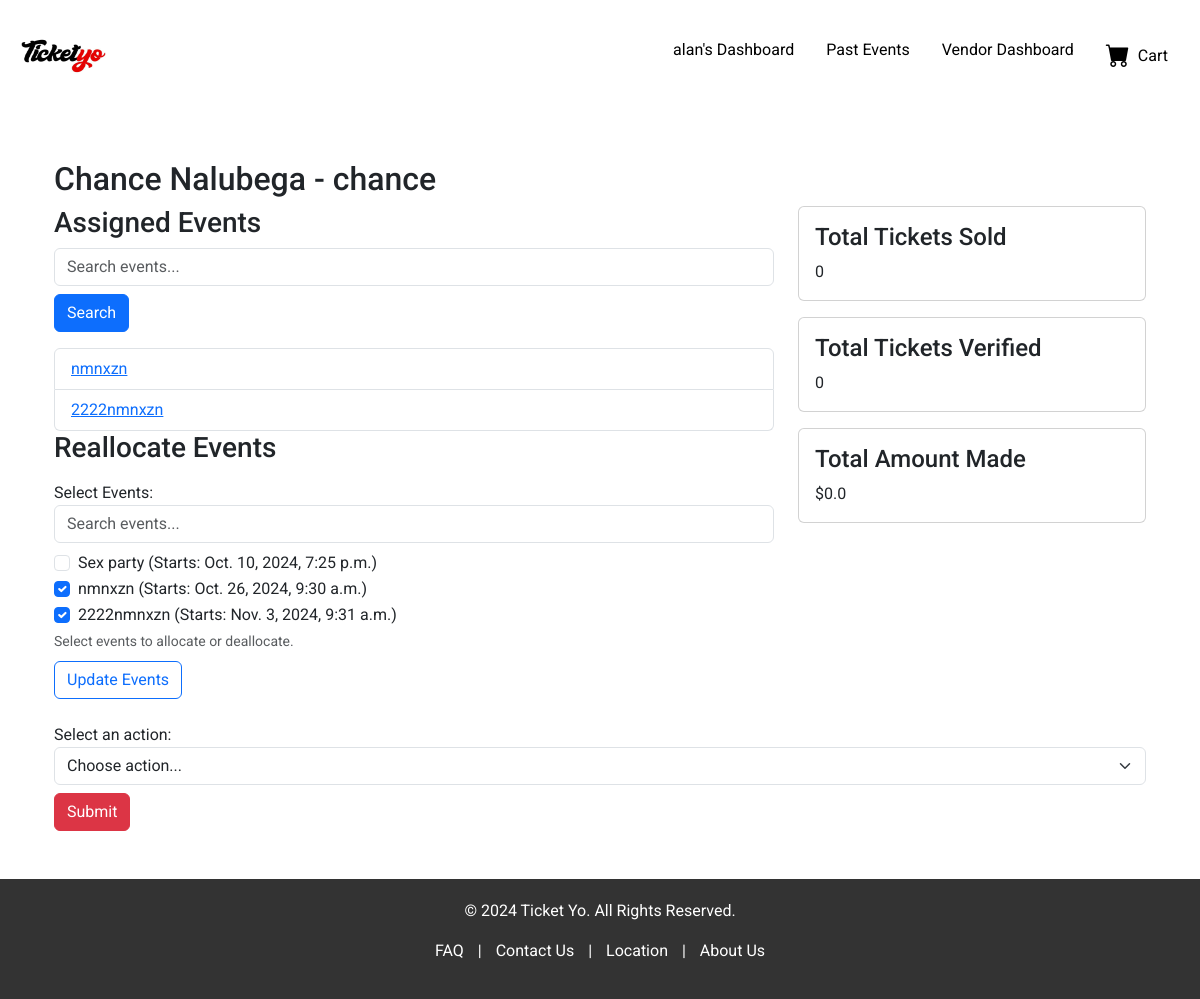
/pos/agent_detail/4/ (signed in), run on the app's committed database.
### vendors/models.py (models this page shows, shortened)
class Vendor(AbstractBaseUser, PermissionsMixin):
    username = models.CharField(max_length=30, unique=True)
    email = models.EmailField(unique=True)
    first_name = models.CharField(max_length=30)
    last_name = models.CharField(max_length=30)
    storename = models.CharField(max_length=50)
    store_phone = models.CharField(max_length=15)
    verification_code = models.CharField(max_length=6, null=True, blank=True)
    verification_code_created_at = models.DateTimeField(null=True, blank=True)
    is_active = models.BooleanField(default=True)
    is_admin = models.BooleanField(default=False)
    is_superuser = models.BooleanField(default=False)
    is_staff = models.BooleanField(default=False)
    is_vendor = models.BooleanField(default=True)
    objects = VendorManager()
    USERNAME_FIELD = 'username'
    REQUIRED_FIELDS = ['email', 'first_name', 'last_name', 'storename', 'store_phone']

### pos/models.py (models this page shows, shortened)
class POSAgent(AbstractBaseUser):
    username = models.CharField(max_length=255, unique=True)
    first_name = models.CharField(max_length=100)
    last_name = models.CharField(max_length=100)
    email = models.EmailField(unique=True)
    vendor = models.ForeignKey(Vendor, on_delete=models.CASCADE, related_name='pos_agents')
    assigned_events = models.ManyToManyField(Event, related_name='assigned_agents')
    is_active = models.BooleanField(default=True)
    is_posagent = models.BooleanField(default=True)
    objects = POSAgentManager()
    USERNAME_FIELD = 'username'
    REQUIRED_FIELDS = ['username', 'first_name', 'last_name']

### events/models.py (models this page shows, shortened)
class Event(models.Model):
    STATUS_CHOICES = [
        ('pending', 'Pending'),
        ('approved', 'Approved'),
        ('rejected', 'Rejected'),
    ]
    vendor = models.ForeignKey(Vendor, on_delete=models.CASCADE, related_name='events')
    poster = models.ImageField(upload_to='event_posters/')
    title = models.CharField(max_length=200)
    description = models.TextField()
    category = models.CharField(max_length=100)
    start_date = models.DateTimeField()
    end_date = models.DateTimeField(null=True, blank=True)
    venue_name = models.CharField(max_length=100)
    regular_price = models.DecimalField(max_digits=10, decimal_places=2)
    sale_price = models.DecimalField(max_digits=10, decimal_places=2, null=True, blank=True)
    tickets_available = models.PositiveIntegerField(null=True, blank=True)
    tickets_sold = models.PositiveIntegerField(default=0)
    status = models.CharField(max_length=10, choices=STATUS_CHOICES, default='pending')
    adminaction = models.ForeignKey(settings.AUTH_USER_MODEL, on_delete=models.SET_NULL, null=True, blank=True, editable=False)  # Stores the admin who approved/rejected

### pos/views.py (the view, shortened to what this page needs)
# urls.py: path('agent_detail/<int:agent_id>/', agent_detail, name='agent_detail'),
@login_required
def agent_detail(request, agent_id):
    agent = POSAgent.objects.get(id=agent_id)
    total_tickets_sold = 0  # Replace with actual logic to calculate total tickets sold
    total_tickets_verified = 0  # Replace with actual logic
    total_amount_made = 0.00  # Replace with actual logic
    search_query = request.GET.get('search_events', '')
    assigned_events = agent.assigned_events.all()
    if search_query:
        assigned_events = assigned_events.filter(title__icontains=search_query)
    vendor = agent.vendor
    all_events = vendor.events.filter(
        (Q(start_date__gte=timezone.now()) | Q(end_date__gte=timezone.now())),
        status='approved'
    )
    context = {
        'agent': agent,
        'assigned_events': assigned_events,
        'search_query': search_query,
        'total_tickets_sold': total_tickets_sold,
        'total_tickets_verified': total_tickets_verified,
        'total_amount_made': total_amount_made,
        'all_events': all_events,  # Include all events for selection
    }
    return render(request, 'pos/agent_detail.html', context)

### templates/pos/agent_detail.html (shortened to what this page needs)
{% extends 'frontend/base.html' %}
{% block content %}
<div class="container mt-5">
    <h2>{{ agent.first_name }} {{ agent.last_name }} - {{ agent.username }}</h2>
    <div class="row">
        <div class="col-md-8">
            <h3>Assigned Events</h3>
            <form method="GET" class="mb-3">
                <input type="text" name="search_events" class="form-control" placeholder="Search events..." value="{{ search_query }}">
                <button type="submit" class="btn btn-primary mt-2">Search</button>
            </form>
            <ul class="list-group">
                {% for event in assigned_events %}
                <li class="list-group-item">
                    <a href="{% url 'pos_event_detail' event.id %}">{{ event.title }}</a>
                </li>
                {% empty %}
                <li class="list-group-item">No events assigned</li>
                {% endfor %}
            </ul>
            <h3>Reallocate Events</h3>
            <form method="POST" class="mt-3">
                <div class="form-group">
                    <label for="events">Select Events:</label>
                    <input type="text" id="eventSearch" class="form-control mb-2" placeholder="Search events..." onkeyup="filterEvents()">
                    <div id="events">
                        {% for event in all_events %}
                        <div class="form-check">
                            <input class="form-check-input" type="checkbox" name="events" id="event{{ event.id }}" value="{{ event.id }}"
                            {% if event in assigned_events %} checked {% endif %}>
                            <label class="form-check-label" for="event{{ event.id }}">
                                {{ event.title }} (Starts: {{ event.start_date }})
                            </label>
                        </div>
                        {% endfor %}
                    </div>
                    <small class="form-text text-muted">Select events to allocate or deallocate.</small>
                </div>
                <button type="submit" class="btn btn-outline-primary mt-2">Update Events</button>
            </form>
        </div>
        <div class="col-md-4">
            <div class="card mb-3">
                <div class="card-body">
                    <h4>Total Tickets Sold</h4>
                    <p class="card-text">{{ total_tickets_sold }}</p>
                </div>
            </div>
            <div class="card mb-3">
                <div class="card-body">
                    <h4>Total Tickets Verified</h4>
                    <p class="card-text">{{ total_tickets_verified }}</p>
                </div>
            </div>
            <div class="card mb-3">
                <div class="card-body">
                    <h4>Total Amount Made</h4>
                    <p class="card-text">${{ total_amount_made }}</p>
                </div>
            </div>
        </div>
    </div>
    <div class="mt-4">
        <label for="actionSelect">Select an action:</label>
        <form method="POST" action="{% url 'agent_action' agent.id %}">
            <select name="action" id="actionSelect" class="form-select" aria-label="Default select example">
                <option selected>Choose action...</option>
            </select>
            <button type="submit" class="btn btn-danger mt-2">Submit</button>
        </form>
    </div>
</div>
{% endblock %}

### templates/frontend/base.html (shortened to what this page needs)
{% load static %}
<!DOCTYPE html>
<html lang="en">
<head>
    <link href="https://cdn.jsdelivr.net/npm/bootstrap@5.3.0/dist/css/bootstrap.min.css" rel="stylesheet">
    <link rel="stylesheet" href="{% static 'frontend/styles.css' %}">
    <link href="https://cdn.jsdelivr.net/npm/bootstrap-icons@1.10.5/font/bootstrap-icons.css" rel="stylesheet">
</head>
<body>
<header id="main-header" class="header p-3 d-flex justify-content-between align-items-center">
    <div class="d-flex align-items-center">
        <div class="logo">
            <img src="{% static 'frontend/logo.jpg' %}" alt="Logo" style="height: 80px; width: 100px;">
        </div>
    </div>
    <nav>
        <ul class="nav">
            {% if user.is_authenticated %}
                <li class="nav-item">
                    <a href="{% url 'all_events' %}" class="nav-link text-black">{{ user.username }}'s Dashboard</a>
                </li>
            {% else %}
                <li class="nav-item">
                    <a href="{% url 'all_events' %}" class="nav-link text-black">Dashboard</a>
                </li>
            {% endif %}
            <li class="nav-item">
                <a href="{% url 'past_events' %}" class="nav-link text-black">Past Events</a>
            </li>
            {% if user.is_authenticated and user.is_vendor %}
                <li class="nav-item">
                    <a href="{% url 'dashboard' %}" class="nav-link text-black">Vendor Dashboard</a>
                </li>
            {% endif %}
            <li class="nav-item">
                <a href="{% url 'view_cart' %}" class="nav-link text-black d-flex align-items-center">
                    <i class="bi bi-cart-fill fs-4 me-2" style="color: black;"></i> Cart
                </a>
            </li>
        </ul>
    </nav>
</header>
    <div class="container main-content">
        {% block content %}{% endblock %}
    </div>
    <footer class="footer mt-5">
        <p>&copy; 2024 Ticket Yo. All Rights Reserved.</p>
        <p>
            <a href="#">FAQ</a> |
            <a href="#">Contact Us</a> |
            <a href="#">Location</a> |
            <a href="#">About Us</a>
        </p>
    </footer>
</body>
</html>

### static/frontend/styles.css (style rules this page uses)
body { font-family: 'Roboto', sans-serif; }
.header { background-color: white; color: white; }
.footer { background-color: #333; color: white; padding: 20px 0; text-align: center; }
.footer a { color: white; text-decoration: none; margin: 0 10px; }

### data on the page
Vendor: username "alan"
POSAgent: first_name "Chance", last_name "Nalubega", username "chance"
Event: title "nmnxzn", events "☑", start_date "Oct. 26, 2024, 9:30 a.m."
Event: title "2222nmnxzn", events "☑", start_date "Nov. 3, 2024, 9:31 a.m."
Event: title "Sex party", start_date "Oct. 10, 2024, 7:25 p.m."

### other printed values
{{ total_tickets_sold }} "0"
{{ total_tickets_verified }} "0"
{{ total_amount_made }} "0.0"
